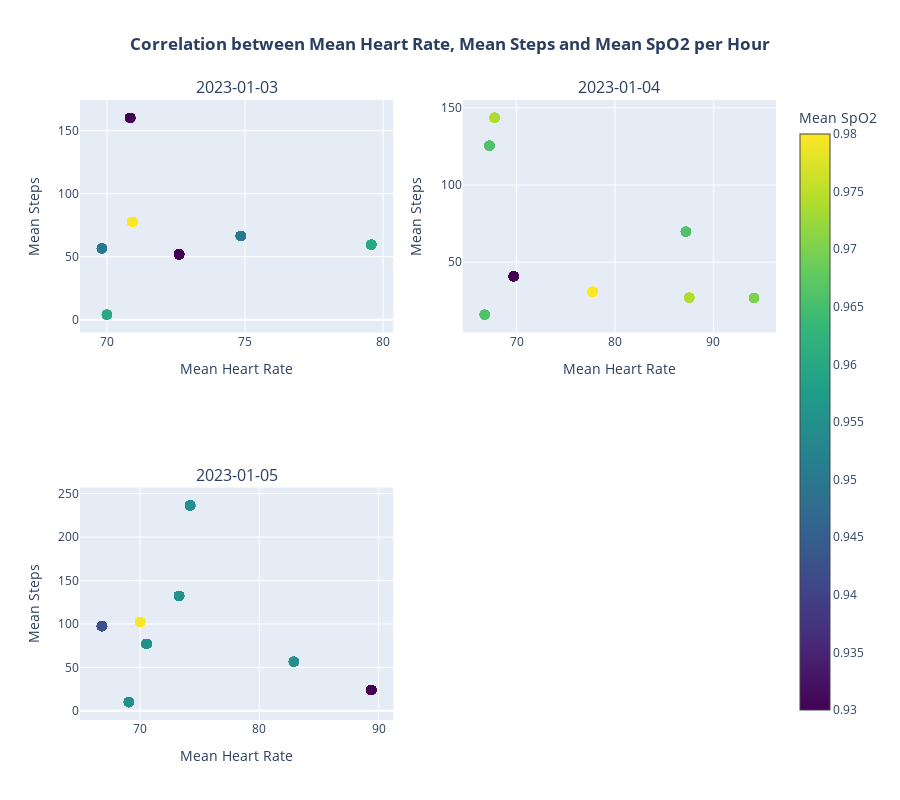

This figure's notebook cell:
### Markdown cell above
### Correlation scatter between Mean Heart Rate, Mean Steps and Mean SpO2 per Hour

### Code cell
import pandas as pd
import plotly.graph_objects as go
from plotly.subplots import make_subplots

# Read the CSV files
heartRateDF = pd.read_csv('../data/descriptive_statistics/mean_heart_rate_three_days.csv')
stepsDF = pd.read_csv('../data/descriptive_statistics/mean_steps_three_days.csv')
spo2DF = pd.read_csv('../data/descriptive_statistics/mean_spo2_three_days.csv')

# Merge the three dataframes on 'date' and 'hour'
mergedDF = pd.merge(heartRateDF, stepsDF, on=['date', 'hour'])
mergedDF = pd.merge(mergedDF, spo2DF, on=['date', 'hour'])

# Convert 'heartRate', 'steps', and 'meanSpo2' to numeric
mergedDF['heartRate'] = pd.to_numeric(mergedDF['meanHeartRate'], errors='coerce')
mergedDF['steps'] = pd.to_numeric(mergedDF['meanSteps'], errors='coerce')
mergedDF['SpO2'] = pd.to_numeric(mergedDF['meanSpo2'], errors='coerce')

mergedDF = mergedDF.drop(['time', 'SD', 'meanHeartRate', 'startTime_x','endTime_x','totalTime_x','source_x','meanSteps','startTime_y', 'endTime_y', 'totalTime_y','source_y', 'unit', 'meanSpo2' ], axis=1)

# Convert 'date' to datetime
mergedDF['date'] = pd.to_datetime(mergedDF['date'])

# Get the unique dates and convert them to strings
dates = [date.strftime('%Y-%m-%d') for date in mergedDF['date'].unique()]

# Create subplots
fig = make_subplots(rows=2, cols=2, subplot_titles=dates, specs=[[{}, {}], [{"colspan": 1}, None]])

# Create a plot for each date
for i, date in enumerate(dates):
    # Filter the data for the current date
    df = mergedDF[mergedDF['date'] == pd.to_datetime(date)]

    # Create a single trace with color set by 'meanSpo2'
    fig.add_trace(go.Scatter(
        x=df['heartRate'],
        y=df['steps'],
        customdata=df[['hour', 'SpO2']],
        mode='markers',
        marker=dict(
            size=10,
            color=df['SpO2'], # set color to 'meanSpo2'
            colorscale='Viridis', # choose a colorscale
            colorbar=dict(title="Mean SpO2"), # add a colorbar
            showscale=(i == 0) # show color scale only for the first subplot
        ),
        hovertemplate=
            '<b>Hour</b>: %{customdata[0]}<br>' +
            '<b>Steps</b>: %{y}<br>' +
            '<b>Heart Rate</b>: %{x}<br>' +
            '<b>SpO2</b>: %{customdata[1]}<extra></extra>',
        name=str(date)
    ), row=i//2+1, col=i%2+1)
    fig.update_yaxes(title_text='Mean Steps')
    fig.update_xaxes(title_text='Mean Heart Rate')

# Add labels
fig.update_layout(
    title='<b>Correlation between Mean Heart Rate, Mean Steps and Mean SpO2 per Hour</b>',
    xaxis_title='Mean Heart Rate',
    yaxis_title='Mean Steps',
    title_x=0.5,
    height=800,
    showlegend=False
)

fig.show()

### Figure 1 — Plotly figure (JSON) as saved in the notebook; plotly's stock layout.template omitted (floating-point values rounded to 4 significant figures; data arrays with more than 128 entries replaced by an {"elided": "..."} marker saying what was removed)
{"data": [{"customdata": {"elided": "329x2 float values"}, "hovertemplate": "<b>Hour</b>: %{customdata[0]}<br><b>Steps</b>: %{y}<br><b>Heart Rate</b>: %{x}<br><b>SpO2</b>: %{customdata[1]}<extra></extra>", "marker": {"color": {"elided": "329 float values"}, "colorbar": {"title": {"text": "Mean SpO2"}}, "colorscale": [[0, "#440154"], [0.1111, "#482878"], [0.2222, "#3e4989"], [0.3333, "#31688e"], [0.4444, "#26828e"], [0.5556, "#1f9e89"], [0.6667, "#35b779"], [0.7778, "#6ece58"], [0.8889, "#b5de2b"], [1, "#fde725"]], "showscale": true, "size": 10}, "mode": "markers", "name": "2023-01-03", "type": "scatter", "x": {"elided": "329 float values"}, "xaxis": "x", "y": {"elided": "329 float values"}, "yaxis": "y"}, {"customdata": {"elided": "267x2 float values"}, "hovertemplate": "<b>Hour</b>: %{customdata[0]}<br><b>Steps</b>: %{y}<br><b>Heart Rate</b>: %{x}<br><b>SpO2</b>: %{customdata[1]}<extra></extra>", "marker": {"color": {"elided": "267 float values"}, "colorbar": {"title": {"text": "Mean SpO2"}}, "colorscale": [[0, "#440154"], [0.1111, "#482878"], [0.2222, "#3e4989"], [0.3333, "#31688e"], [0.4444, "#26828e"], [0.5556, "#1f9e89"], [0.6667, "#35b779"], [0.7778, "#6ece58"], [0.8889, "#b5de2b"], [1, "#fde725"]], "showscale": false, "size": 10}, "mode": "markers", "name": "2023-01-04", "type": "scatter", "x": {"elided": "267 float values"}, "xaxis": "x2", "y": {"elided": "267 float values"}, "yaxis": "y2"}, {"customdata": {"elided": "631x2 float values"}, "hovertemplate": "<b>Hour</b>: %{customdata[0]}<br><b>Steps</b>: %{y}<br><b>Heart Rate</b>: %{x}<br><b>SpO2</b>: %{customdata[1]}<extra></extra>", "marker": {"color": {"elided": "631 float values"}, "colorbar": {"title": {"text": "Mean SpO2"}}, "colorscale": [[0, "#440154"], [0.1111, "#482878"], [0.2222, "#3e4989"], [0.3333, "#31688e"], [0.4444, "#26828e"], [0.5556, "#1f9e89"], [0.6667, "#35b779"], [0.7778, "#6ece58"], [0.8889, "#b5de2b"], [1, "#fde725"]], "showscale": false, "size": 10}, "mode": "markers", "name": "2023-01-05", "type": "scatter", "x": {"elided": "631 float values"}, "xaxis": "x3", "y": {"elided": "631 float values"}, "yaxis": "y3"}], "layout": {"annotations": [{"font": {"size": 16}, "showarrow": false, "text": "2023-01-03", "x": 0.225, "xanchor": "center", "xref": "paper", "y": 1, "yanchor": "bottom", "yref": "paper"}, {"font": {"size": 16}, "showarrow": false, "text": "2023-01-04", "x": 0.775, "xanchor": "center", "xref": "paper", "y": 1, "yanchor": "bottom", "yref": "paper"}, {"font": {"size": 16}, "showarrow": false, "text": "2023-01-05", "x": 0.225, "xanchor": "center", "xref": "paper", "y": 0.375, "yanchor": "bottom", "yref": "paper"}], "height": 800, "showlegend": false, "title": {"text": "<b>Correlation between Mean Heart Rate, Mean Steps and Mean SpO2 per Hour</b>", "x": 0.5}, "xaxis": {"anchor": "y", "domain": [0, 0.45], "title": {"text": "Mean Heart Rate"}}, "xaxis2": {"anchor": "y2", "domain": [0.55, 1], "title": {"text": "Mean Heart Rate"}}, "xaxis3": {"anchor": "y3", "domain": [0, 0.45], "title": {"text": "Mean Heart Rate"}}, "yaxis": {"anchor": "x", "domain": [0.625, 1], "title": {"text": "Mean Steps"}}, "yaxis2": {"anchor": "x2", "domain": [0.625, 1], "title": {"text": "Mean Steps"}}, "yaxis3": {"anchor": "x3", "domain": [0, 0.375], "title": {"text": "Mean Steps"}}}}
